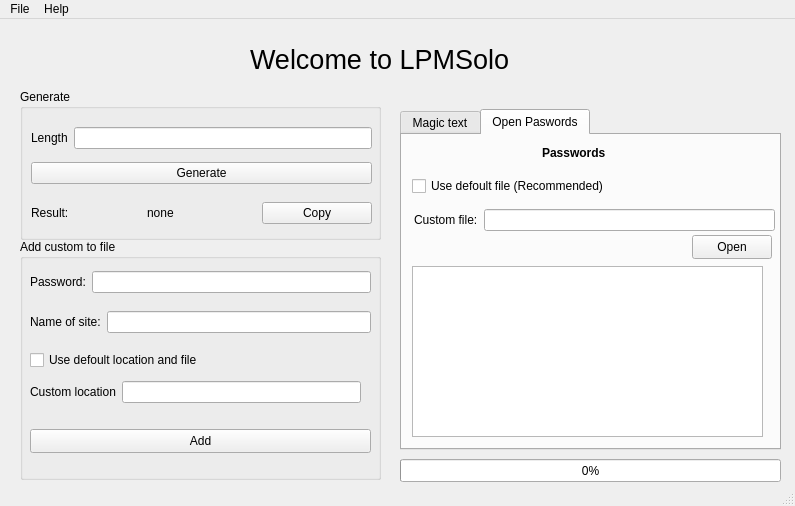
<?xml version="1.0" encoding="UTF-8"?>
<ui version="4.0">
 <class>MainWindow</class>
 <widget class="QMainWindow" name="MainWindow">
  <property name="geometry">
   <rect>
    <x>0</x>
    <y>0</y>
    <width>795</width>
    <height>506</height>
   </rect>
  </property>
  <property name="windowTitle">
   <string>LPMS - olo</string>
  </property>
  <property name="windowIcon">
   <iconset>
    <normaloff>../../../../Downloads/password.png</normaloff>../../../../Downloads/password.png</iconset>
  </property>
  <widget class="QWidget" name="centralwidget">
   <widget class="QLabel" name="label">
    <property name="geometry">
     <rect>
      <x>250</x>
      <y>20</y>
      <width>271</width>
      <height>41</height>
     </rect>
    </property>
    <property name="font">
     <font>
      <pointsize>20</pointsize>
     </font>
    </property>
    <property name="text">
     <string>Welcome to LPMSolo</string>
    </property>
   </widget>
   <widget class="QGroupBox" name="generateG">
    <property name="geometry">
     <rect>
      <x>20</x>
      <y>70</y>
      <width>361</width>
      <height>151</height>
     </rect>
    </property>
    <property name="title">
     <string>Generate</string>
    </property>
    <widget class="QWidget" name="layoutWidget">
     <property name="geometry">
      <rect>
       <x>11</x>
       <y>31</y>
       <width>341</width>
       <height>71</height>
      </rect>
     </property>
     <layout class="QVBoxLayout" name="verticalLayout">
      <item>
       <layout class="QHBoxLayout" name="horizontalLayout_2">
        <item>
         <widget class="QLabel" name="label_3">
          <property name="text">
           <string>Length</string>
          </property>
         </widget>
        </item>
        <item>
         <widget class="QLineEdit" name="lengthE"/>
        </item>
       </layout>
      </item>
      <item>
       <widget class="QPushButton" name="genB">
        <property name="cursor">
         <cursorShape>OpenHandCursor</cursorShape>
        </property>
        <property name="text">
         <string>Generate</string>
        </property>
       </widget>
      </item>
     </layout>
    </widget>
    <widget class="QWidget" name="layoutWidget">
     <property name="geometry">
      <rect>
       <x>11</x>
       <y>111</y>
       <width>341</width>
       <height>26</height>
      </rect>
     </property>
     <layout class="QHBoxLayout" name="horizontalLayout">
      <item>
       <widget class="QLabel" name="label_2">
        <property name="enabled">
         <bool>true</bool>
        </property>
        <property name="sizeIncrement">
         <size>
          <width>0</width>
          <height>0</height>
         </size>
        </property>
        <property name="baseSize">
         <size>
          <width>0</width>
          <height>0</height>
         </size>
        </property>
        <property name="text">
         <string>Result:</string>
        </property>
       </widget>
      </item>
      <item>
       <widget class="QLabel" name="genResL">
        <property name="minimumSize">
         <size>
          <width>109</width>
          <height>0</height>
         </size>
        </property>
        <property name="text">
         <string>none</string>
        </property>
       </widget>
      </item>
      <item>
       <widget class="QPushButton" name="copyB">
        <property name="cursor">
         <cursorShape>OpenHandCursor</cursorShape>
        </property>
        <property name="text">
         <string>Copy</string>
        </property>
       </widget>
      </item>
     </layout>
    </widget>
   </widget>
   <widget class="QGroupBox" name="custG">
    <property name="geometry">
     <rect>
      <x>20</x>
      <y>220</y>
      <width>361</width>
      <height>241</height>
     </rect>
    </property>
    <property name="title">
     <string>Add custom to file</string>
    </property>
    <widget class="QCheckBox" name="useDLC">
     <property name="geometry">
      <rect>
       <x>10</x>
       <y>110</y>
       <width>191</width>
       <height>22</height>
      </rect>
     </property>
     <property name="text">
      <string>Use defoult location and file</string>
     </property>
    </widget>
    <widget class="QWidget" name="layoutWidget">
     <property name="geometry">
      <rect>
       <x>10</x>
       <y>70</y>
       <width>341</width>
       <height>26</height>
      </rect>
     </property>
     <layout class="QHBoxLayout" name="sitenG">
      <item>
       <widget class="QLabel" name="label_6">
        <property name="text">
         <string>Name of site:</string>
        </property>
       </widget>
      </item>
      <item>
       <widget class="QLineEdit" name="siteNameE"/>
      </item>
     </layout>
    </widget>
    <widget class="QPushButton" name="add_custB">
     <property name="geometry">
      <rect>
       <x>10</x>
       <y>190</y>
       <width>341</width>
       <height>24</height>
      </rect>
     </property>
     <property name="cursor">
      <cursorShape>OpenHandCursor</cursorShape>
     </property>
     <property name="text">
      <string>Add</string>
     </property>
    </widget>
    <widget class="QWidget" name="layoutWidget">
     <property name="geometry">
      <rect>
       <x>10</x>
       <y>30</y>
       <width>341</width>
       <height>26</height>
      </rect>
     </property>
     <layout class="QHBoxLayout" name="passG">
      <item>
       <widget class="QLabel" name="label_4">
        <property name="text">
         <string>Password:</string>
        </property>
       </widget>
      </item>
      <item>
       <widget class="QLineEdit" name="passEd"/>
      </item>
     </layout>
    </widget>
    <widget class="QWidget" name="layoutWidget">
     <property name="geometry">
      <rect>
       <x>10</x>
       <y>140</y>
       <width>331</width>
       <height>26</height>
      </rect>
     </property>
     <layout class="QHBoxLayout" name="custLocG">
      <item>
       <widget class="QLabel" name="label_5">
        <property name="text">
         <string>Custom location</string>
        </property>
       </widget>
      </item>
      <item>
       <widget class="QLineEdit" name="custLocE"/>
      </item>
     </layout>
    </widget>
   </widget>
   <widget class="QTabWidget" name="tabWidget">
    <property name="geometry">
     <rect>
      <x>400</x>
      <y>90</y>
      <width>381</width>
      <height>341</height>
     </rect>
    </property>
    <property name="currentIndex">
     <number>1</number>
    </property>
    <widget class="QWidget" name="tab">
     <attribute name="title">
      <string>Magic text</string>
     </attribute>
     <widget class="QPushButton" name="magicB">
      <property name="geometry">
       <rect>
        <x>10</x>
        <y>80</y>
        <width>351</width>
        <height>24</height>
       </rect>
      </property>
      <property name="text">
       <string>Magics</string>
      </property>
     </widget>
     <widget class="QLabel" name="label_15">
      <property name="geometry">
       <rect>
        <x>130</x>
        <y>10</y>
        <width>71</width>
        <height>16</height>
       </rect>
      </property>
      <property name="font">
       <font>
        <weight>75</weight>
        <bold>true</bold>
       </font>
      </property>
      <property name="text">
       <string>Magic word</string>
      </property>
     </widget>
     <widget class="QWidget" name="layoutWidget">
      <property name="geometry">
       <rect>
        <x>10</x>
        <y>30</y>
        <width>351</width>
        <height>26</height>
       </rect>
      </property>
      <layout class="QHBoxLayout" name="horizontalLayout_3">
       <item>
        <widget class="QLabel" name="label_7">
         <property name="text">
          <string>Enter text:</string>
         </property>
        </widget>
       </item>
       <item>
        <widget class="QLineEdit" name="magicE"/>
       </item>
      </layout>
     </widget>
     <widget class="QWidget" name="layoutWidget">
      <property name="geometry">
       <rect>
        <x>10</x>
        <y>130</y>
        <width>351</width>
        <height>31</height>
       </rect>
      </property>
      <layout class="QHBoxLayout" name="horizontalLayout_4">
       <item>
        <widget class="QLabel" name="label_8">
         <property name="text">
          <string>Result:</string>
         </property>
        </widget>
       </item>
       <item>
        <widget class="QLabel" name="magicL">
         <property name="text">
          <string>none</string>
         </property>
        </widget>
       </item>
       <item>
        <widget class="QPushButton" name="magic_copyB">
         <property name="text">
          <string>Copy</string>
         </property>
        </widget>
       </item>
      </layout>
     </widget>
    </widget>
    <widget class="QWidget" name="tab_2">
     <attribute name="title">
      <string>Open Paswords</string>
     </attribute>
     <widget class="QLabel" name="label_9">
      <property name="geometry">
       <rect>
        <x>140</x>
        <y>10</y>
        <width>71</width>
        <height>16</height>
       </rect>
      </property>
      <property name="font">
       <font>
        <weight>75</weight>
        <bold>true</bold>
       </font>
      </property>
      <property name="text">
       <string>Passwords</string>
      </property>
     </widget>
     <widget class="QCheckBox" name="fileC">
      <property name="geometry">
       <rect>
        <x>10</x>
        <y>40</y>
        <width>211</width>
        <height>22</height>
       </rect>
      </property>
      <property name="text">
       <string>Use defoult file (Recommended)</string>
      </property>
     </widget>
     <widget class="QPushButton" name="fileOB">
      <property name="geometry">
       <rect>
        <x>290</x>
        <y>100</y>
        <width>80</width>
        <height>24</height>
       </rect>
      </property>
      <property name="text">
       <string>Open</string>
      </property>
     </widget>
     <widget class="QTableWidget" name="tableWidget">
      <property name="geometry">
       <rect>
        <x>10</x>
        <y>131</y>
        <width>351</width>
        <height>171</height>
       </rect>
      </property>
     </widget>
     <widget class="QWidget" name="">
      <property name="geometry">
       <rect>
        <x>12</x>
        <y>72</y>
        <width>361</width>
        <height>26</height>
       </rect>
      </property>
      <layout class="QHBoxLayout" name="horizontalLayout_5">
       <item>
        <widget class="QLabel" name="fileT">
         <property name="text">
          <string>Custom file:</string>
         </property>
        </widget>
       </item>
       <item>
        <widget class="QLineEdit" name="fileE"/>
       </item>
      </layout>
     </widget>
    </widget>
   </widget>
   <widget class="QProgressBar" name="trialbar">
    <property name="geometry">
     <rect>
      <x>400</x>
      <y>440</y>
      <width>381</width>
      <height>23</height>
     </rect>
    </property>
    <property name="minimum">
     <number>0</number>
    </property>
    <property name="maximum">
     <number>100</number>
    </property>
    <property name="value">
     <number>0</number>
    </property>
   </widget>
  </widget>
  <widget class="QStatusBar" name="statusbar"/>
  <widget class="QMenuBar" name="menuBar">
   <property name="geometry">
    <rect>
     <x>0</x>
     <y>0</y>
     <width>795</width>
     <height>21</height>
    </rect>
   </property>
   <widget class="QMenu" name="menuFile">
    <property name="title">
     <string>File</string>
    </property>
    <addaction name="actionGet_PREMIUM"/>
    <addaction name="separator"/>
    <addaction name="actionExit"/>
   </widget>
   <widget class="QMenu" name="menuHelp">
    <property name="title">
     <string>Help</string>
    </property>
    <addaction name="actionAbout_QT"/>
    <addaction name="actionAbout_LPMSolo"/>
   </widget>
   <addaction name="menuFile"/>
   <addaction name="menuHelp"/>
  </widget>
  <action name="actionGet_PREMIUM">
   <property name="text">
    <string>Get PREMIUM</string>
   </property>
  </action>
  <action name="actionExit">
   <property name="text">
    <string>Exit</string>
   </property>
  </action>
  <action name="actionAbout_QT">
   <property name="text">
    <string>About QT</string>
   </property>
  </action>
  <action name="actionAbout_LPMSolo">
   <property name="text">
    <string>About LPMSolo</string>
   </property>
  </action>
 </widget>
 <resources/>
 <connections/>
</ui>
